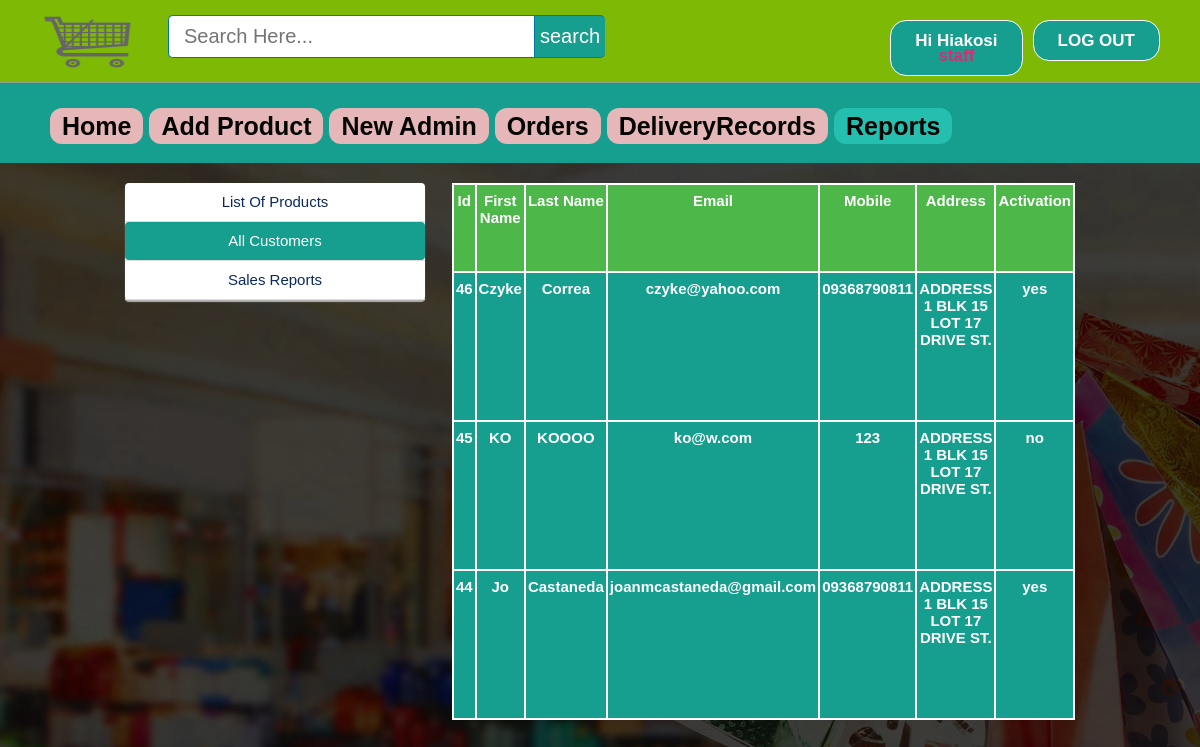
/admin/all_customer.php (signed in), run on the app's committed database.
### tables this page shows
CREATE TABLE `user` (
  `id` int(11) NOT NULL,
  `firstName` varchar(25) NOT NULL,
  `lastName` varchar(25) NOT NULL,
  `email` varchar(100) NOT NULL,
  `mobile` varchar(20) NOT NULL,
  `address` varchar(120) NOT NULL,
  `password` varchar(100) NOT NULL,
  `confirmCode` varchar(10) NOT NULL,
  `activation` varchar(10) NOT NULL DEFAULT 'no'
);

### admin/all_customer.php (the view, shortened to what this page needs)
<?php include ( "../inc/connect.inc.php" ); ?>
<?php
if (!isset($_SESSION['admin_login'])) {
	header("location: login.php");
	$user = "";
}
else {
	$user = $_SESSION['admin_login'];
	$result = mysqli_query($con,"SELECT * FROM admin WHERE id='$user'");
		$get_user_email = mysqli_fetch_assoc($result);
			$uname_db = $get_user_email['firstName'];
			$utype_db=$get_user_email['type'];
}
?>
<!doctype html>
<html>
	<head>
		<link rel="stylesheet" type="text/css" href="../css/style.css">
	</head>
	<body class="home-welcome-text" style="background-image: url(../image/homebackgrndimg2.png);">
		<div class="homepageheader">
			<div class="signinButton loginButton">
				<div class="uiloginbutton signinButton loginButton" style="margin-right: 40px;">
					<?php
						if ($user!="") {
							echo '<a style="text-decoration: none;color: #fff;" href="logout.php">LOG OUT</a>';
						}
					 ?>
				</div>
				<div class="uiloginbutton signinButton loginButton">
					<?php
						if ($user!="") {
							echo '<a style="text-decoration: none;color: #fff;" href="login.php">Hi '.$uname_db.'</br><span style="color: #de2a74">'.$utype_db.'</span></a>';
						}
						else {
							echo '<a style="text-decoration: none;color: #fff;" href="login.php">LOG IN</a>';
						}
					 ?>
				</div>
			</div>
			<div style="float: left; margin: 5px 0px 0px 23px;">
				<a href="index.php">
					<img style=" height: 75px; width: 130px;" src="../image/cart.png">
				</a>
			</div>
			<div class="">
				<div id="srcheader">
					<form id="newsearch" method="get" action="http://www.google.com">
					        <input type="text" class="srctextinput" name="q" size="21" maxlength="120"  placeholder="Search Here..."><input type="submit" value="search" class="srcbutton" >
					</form>
				</div>
			</div>
		</div>
		<div class="categolis">
			<table>
				<tr>
					<th>
						<a href="index.php" style="text-decoration: none;color: #040403;padding: 4px 12px;background-color: #e6b7b8;border-radius: 12px;">Home</a>
					</th>
					<th><a href="addproduct.php" style="text-decoration: none;color: #040403;padding: 4px 12px;background-color: #e6b7b8;border-radius: 12px;">Add Product</a></th>
					<th><a href="newadmin.php" style="text-decoration: none;color: #040403;padding: 4px 12px;background-color: #e6b7b8;border-radius: 12px;">New Admin</a></th>
					<th><a href="orders.php" style="text-decoration: none;color: #040403;padding: 4px 12px;background-color: #e6b7b8;border-radius: 12px;">Orders</a></th>
					<th><a href="DeliveryRecords.php" style="text-decoration: none;color: #040403;padding: 4px 12px;background-color: #e6b7b8;border-radius: 12px;">DeliveryRecords</a></th>
					<th><a href="report.php" style="text-decoration: none;color: #040403;padding: 4px 12px;background-color: #24bfae;border-radius: 12px;">Reports</a></th>
				</tr>
			</table>
		</div>
		<div style="margin-top: 20px;">
			<div style="width: 950px; margin: 0 auto;">
				<ul>
					<li style="float: left;">
						<div class="settingsleftcontent">
							<ul>
								<ul>
								<li><?php echo '<a href="report.php" >List Of Products</a>'; ?></li>
								<li><?php echo '<a href="all_customer.php" style=" background-color: #169e8f; border-radius: 4px; color: #fff;">All Customers</a>'; ?></li>
								<li><?php echo '<a href="sales_report.php" >Sales Reports</a>'; ?></li>
							</ul>
							</ul>
						</div>
					</li>
					<li style="float: right; background-color: #fff;">
						<div>
							<table class="rightsidemenu">
								<tr style="font-weight: bold;" colspan="10" bgcolor="#4DB849">
									<th>Id</th>
									<th>First Name</th>
									<th>Last Name</th>
									<th>Email</th>
									<th>Mobile</th>
									<th>Address</th>
									<th>Activation</th>
								</tr>
								<tr>
									<?php include ( "../inc/connect.inc.php");
									$query = "SELECT * FROM user ORDER BY id DESC";
									$run = mysqli_query($con,$query);
									while ($row=mysqli_fetch_assoc($run)) {
										$id = $row['id'];
										$fname = $row['firstName'];
										$lname = $row['lastName'];
										$email = $row['email'];
										$mobile = $row['mobile'];
										$address = $row['address'];
										$active = $row['activation'];
									 ?>
									<th><?php echo $id; ?></th>
									<th><?php echo $fname; ?></th>
									<th><?php echo $lname; ?></th>
									<th><?php echo $email; ?></th>
									<th><?php echo $mobile; ?></th>
									<th><?php echo $address; ?></th>
									<th><?php echo $active; ?></th>
								</tr>
								<?php } ?>
							</table>
						</div>
					</li>
				</ul>
			</div>
		</div>
	</body>
</html>

### css/style.css (style rules this page uses)
html, body, div, span, applet, object, iframe, h1, h2, h3, h4, h5, h6, p, blockquote, pre, a, abbr, acronym, address, big, cite, code, del, dfn, em, img, ins, kbd, q, s, samp, small, strike, strong, sub, sup, tt, var, b, u, i, center, dl, dt, dd, ol, ul, li, fieldset, form, label, legend, table, caption, tbody, tfoot, thead, tr, th, td, article, aside, canvas, details, embed, figure, figcaption, footer, header, hgroup, menu, nav, output, ruby, section, summary, time, mark, audio, video { margin: 0; padding: 0; border: 0; font: inherit; vertical-align: baseline;ss box-sizing: border-box; }
body { line-height: normal; }
ol, ul { list-style: none; }
table { border-collapse: collapse; border-spacing: 0; }
* { margin: 0px; padding: 0px; }
body, button, input, label, select, td, textarea { font-family: Arial, Helvetica, tahoma,verdana,arial,sans-serif; font-size: 12px; }
body { width: 100%; position: relative; background-color: #ffffff; min-width: 1080px; }
.homepageheader { position: fixed; height: 82px; width: 100%; min-width: 980px; border-bottom: 1px solid #8E9D8E; margin: 0px; background-image: initial; background-position-x: initial; background-position-y: initial; background-size: initial; background-repeat-x: initial; background-repeat-y: initial; background-attachment: initial; background-origin: initial; background-clip: initial; background-color: #7db905;; }
.loginButton .signinButton { color: #FFFFFF; background: #169E8F; border: 1px solid #FFFFFF; cursor: pointer; display: inline-block; font-weight: bold; line-height: 15px; padding: 12px 24px; border-radius: 16px; text-align: center; text-decoration: none; float: right; margin: 20px 0px 0px 10px; font-size: 17px; }
#newsearch { float:left; padding:15px; }
.srctextinput { margin: 0px; padding: 9px 15px; font-family: Arial, Helvetica, sans-serif; font-size:20px; border:1px solid #0076a3; border-right:0px; border-top-left-radius: 5px 5px; border-bottom-left-radius: 5px 5px; width: 335px; }
.srcbutton { margin: 0; padding: 9px 5px; font-family: Arial, Helvetica, sans-serif; font-size:20px; outline: none; cursor: pointer; text-align: center; text-decoration: none; color: #ffffff; border: solid 1px #0076a3; border-right:0px; background: #169E8F; border-top-right-radius: 5px 5px; border-bottom-right-radius: 5px 5px; }
.categolis { line-height: 1.3; font-weight: bold; color: #fff; padding: 110px 0px 20px 50px; background-color: #169e8f; text-align: center; font-size: 25px; }
.categolis table tbody tr th { padding: 0px 6px 0px 0px; }
.rightsidemenu { float: right; text-align: center; width: 100%; margin: 0px; background-color: #169e8f; font-size: 15px; color: #fff; font-weight: bold; height: 537px; overflow: auto; }
.rightsidemenu th { margin-top: 5px; border: 2px solid; padding: 7px 2px; width: 10px; }
.settingsleftcontent { width: 300px; color: #7C7979; line-height: 1.2; padding: 0; text-align: justify; background-color: #FFFFFF; -webkit-box-shadow: 0 2px 1px 0 #B5B2B2; box-shadow: 0 2px 1px 0 #B5B2B2; border-radius: 4px; }
.settingsleftcontent ul { list-style: none; }
.settingsleftcontent ul li { list-style: none; border-bottom: 1px solid #ddd; text-align: center; }
.settingsleftcontent ul li a { clear: both; cursor: pointer; display: block; font-size: 15px; font-weight: normal; float: none; line-height: 18px; margin: 0; padding: 10px 20px; text-shadow: none; white-space: nowrap; color: #0C2860; text-decoration: none; text-align: center; }

### data on the page
user: id "46", firstName "Czyke", lastName "Correa", email "czyke@yahoo.com", mobile "09368790811", address "ADDRESS 1 BLK 15 LOT 17 DRIVE ST.", activation "yes"
user: id "45", firstName "KO", lastName "KOOOO", email "ko@w.com", mobile "123", address "ADDRESS 1 BLK 15 LOT 17 DRIVE ST.", activation "no"
user: id "44", firstName "Jo", lastName "Castaneda", email "joanmcastaneda@gmail.com", mobile "09368790811", address "ADDRESS 1 BLK 15 LOT 17 DRIVE ST.", activation "yes"

### other printed values
$uname_db "Hiakosi"
